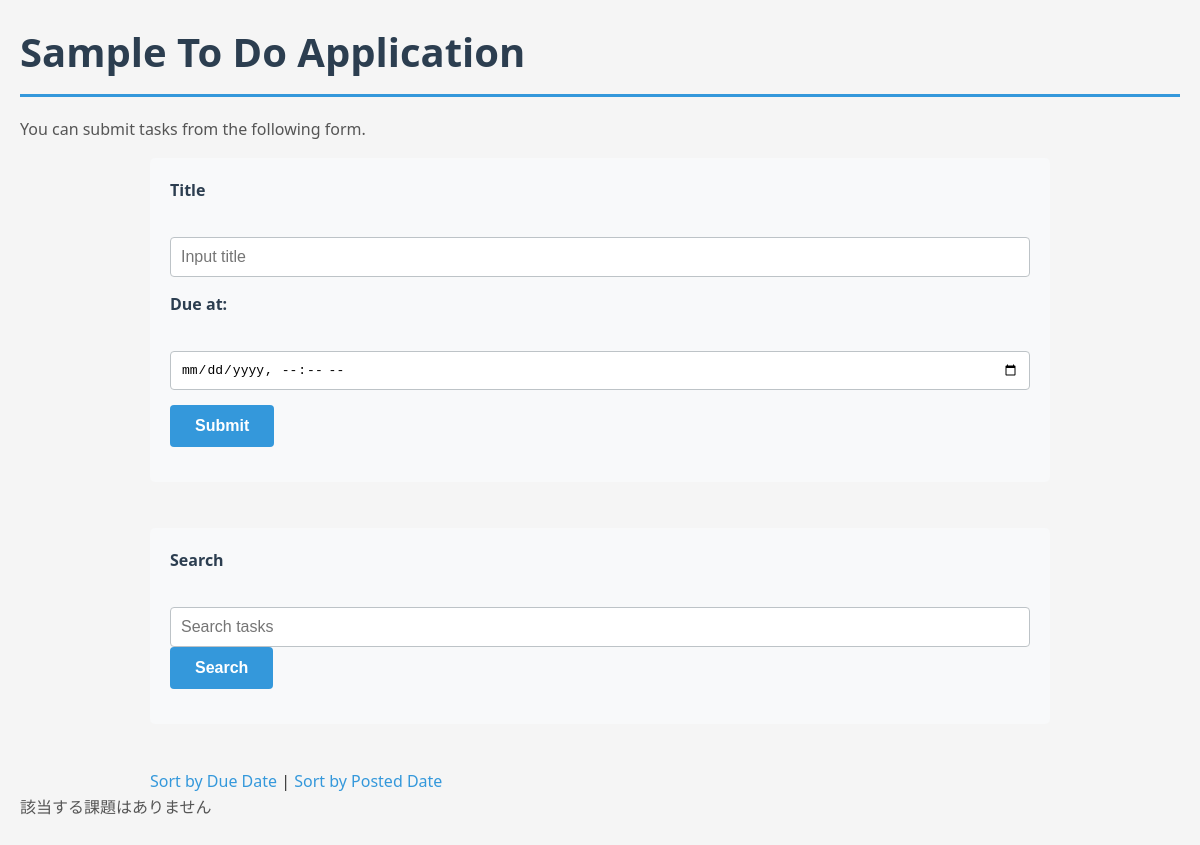
Page /?order=due on the earlier database version.
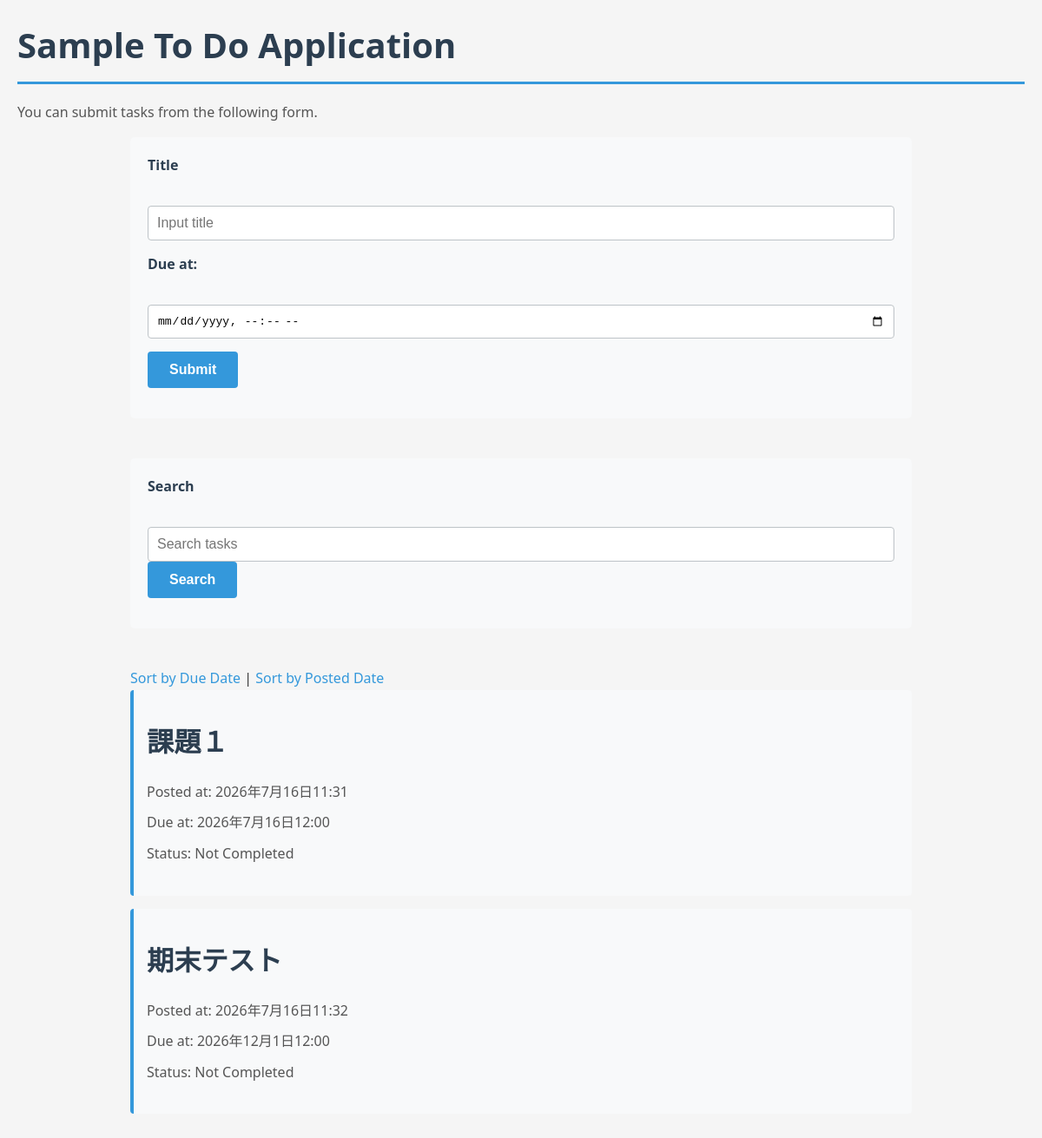
Same page on the later database version.
### todo/models.py (models this page shows, shortened)
class Task(models.Model):
    title = models.CharField(max_length=100)
    completed = models.BooleanField(default=False)
    posted_at = models.DateTimeField(default=timezone.now)
    due_at = models.DateTimeField(null=True, blank=True)

### todo/views.py (the view)
# urls.py: path('', todo_views.index, name='index'),
def index(request):
    if request.method == 'POST':
        task = Task(title=request.POST['title'],
                    due_at=make_aware(parse_datetime(request.POST['due_at'])))
        task.save()
    query = request.GET.get('q', '').strip()
    tasks = Task.objects.all()
    if query:
        tasks = tasks.filter(title__icontains=query)
    if request.GET.get('order') == 'due':
        tasks = tasks.order_by('due_at')
    else:
        tasks = tasks.order_by('-posted_at')
    context = {
        'tasks': tasks,
        'query': query,
    }
    return render(request, 'todo/index.html', context)

### todo/templates/todo/index.html (shortened to what this page needs)
{% load static %}
<!DOCTYPE html>
<html lang="ja">
<head>
<link rel="stylesheet" href="{% static 'todo/style.css' %}">
</head>
<body>
<h1>Sample To Do Application</h1>
<p>You can submit tasks from the following form.</p>
<form action="{% url 'index' %}" method="post">
<div>
<label for="titleInput">Title</label><br>
<input id="titleInput" name="title" type="text" placeholder="Input title">
</div>
<div>
<label for="dueInput">Due at:</label><br>
<input id="dueInput" name="due_at" type="datetime-local">
</div>
<div>
<button type="submit">Submit</button>
</div>
</form>
<br>
<form action="{% url 'index' %}" method="get">
<div>
<label for="searchInput">Search</label><br>
<input id="searchInput" name="q" type="text" value="{{ query }}" placeholder="Search tasks">
<button type="submit">Search</button>
</div>
</form>
<br>
<div>
<a href="{% url 'index' %}?order=due{% if query %}&q={{ query }}{% endif %}">Sort by Due Date</a> |
<a href="{% url 'index' %}?order=post{% if query %}&q={{ query }}{% endif %}">Sort by Posted Date</a>
</div>
{% if tasks %}
{% for task in tasks %}
<div class="text">
<h2><a href="{%url 'detail' task.id %}">{{ task.title }}</a></h2>
<ul>
<li>Posted at: {{ task.posted_at }}</li>
{% if task.due_at %}
<li>Due at: {{ task.due_at }}</li>
{% endif %}
{% if task.completed %}
<li>Status: Completed</li>
{% else %}
<li>Status: Not Completed</li>
{% endif %}
</ul>
</div>
{% endfor %}
{% else %}
<p>該当する課題はありません</p>
{% endif %}
</body>
</html>

Differences in the rows shown:
added Task: title "課題１", posted_at "2026年7月16日11:31", due_at "2026年7月16日12:00", completed "Status: Not Completed"
added Task: title "期末テスト", posted_at "2026年7月16日11:32", due_at "2026年12月1日12:00", completed "Status: Not Completed"
Other differences:
text no longer shown: "該当する課題はありません"
